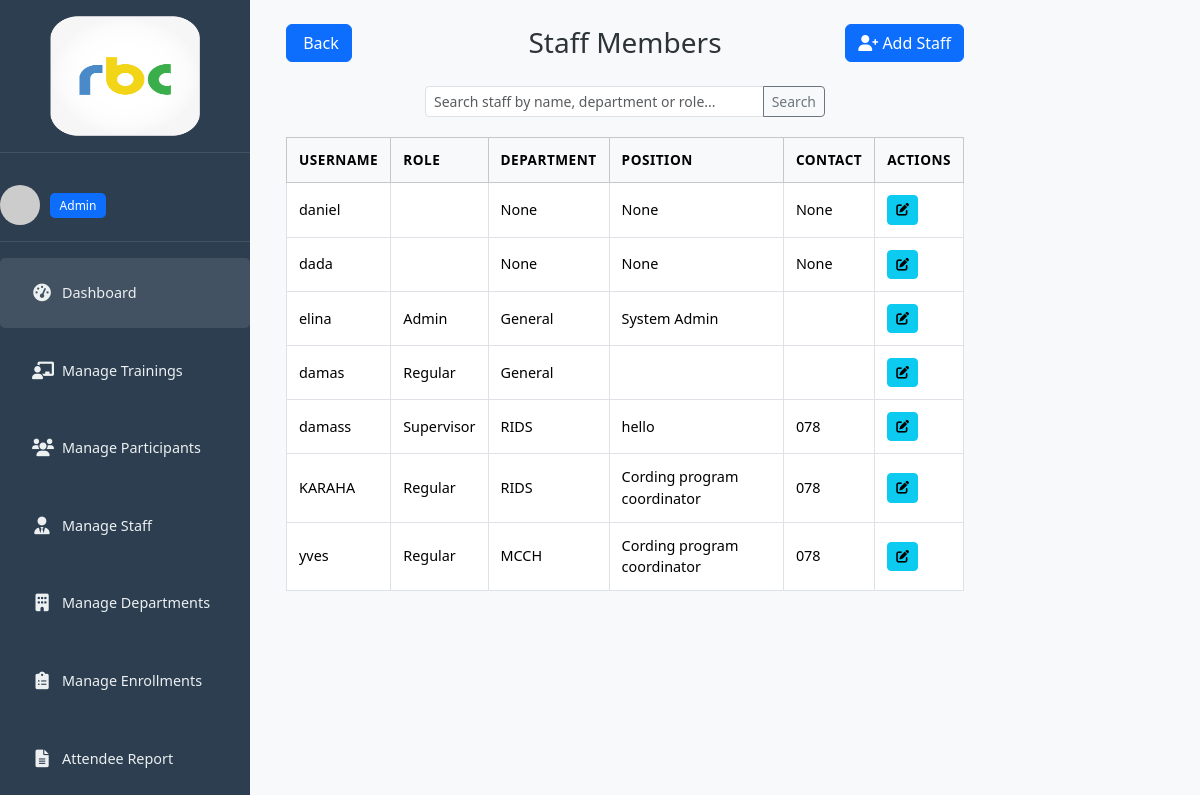
Screenshot of /staff/ (signed in) with the database file from the repository.
### trainings/models.py (models this page shows, shortened)
class Staff(models.Model):
    ROLE_CHOICES = (
        ('admin', 'Admin'),
        ('regular', 'Regular'),
        ('supervisor', 'Supervisor'),
    )
    user = models.OneToOneField(User, on_delete=models.CASCADE)
    role = models.CharField(max_length=10, choices=ROLE_CHOICES)
    department = models.ForeignKey(Department, on_delete=models.SET_NULL, null=True, blank=True)
    contact_number = models.CharField(max_length=15, blank=True, null=True)
    position = models.CharField(max_length=100, blank=True, null=True)
    active = models.BooleanField(default=True)

class Department(models.Model):
    name = models.CharField(max_length=100, unique=True)
    def __str__(self):
        return self.name

### trainings/views.py (the view, shortened to what this page needs)
# urls.py: path('staff/', views.staff_list, name='staff_list'),
@login_required
@admin_required
def staff_list(request):
    if request.user.staff.role != 'admin':
        return redirect('dashboard')
    query = request.GET.get('q')
    staff_members = Staff.objects.all()
    return render(request, 'trainings/staff_list.html', {
        'staff_members': staff_members,
        'staff':request.user.staff
        })

### trainings/utils.py (called while the page is built)
def admin_required(view_func):
    @wraps(view_func)
    def _wrapped_view(request, *args, **kwargs):
        if not request.user.is_authenticated or not hasattr(request.user, 'staff') or request.user.staff.role != 'admin':
            messages.error(request, "You do not have permission to access this page.")
            return redirect('dashboard')  # or redirect to a custom 'unauthorized' page
        return view_func(request, *args, **kwargs)
    return _wrapped_view

### trainings/templates/trainings/staff_list.html (shortened to what this page needs)
{% extends 'base.html' %}
{% load static %}
{% block content %}
<div class="d-flex">
  {% include 'trainings/sidebar.html' %}
  <div class="main-content px-4 pt-4 w-100">
    <div class="row align-items-center mb-4">
      <div class="col-md-4 text-start">
        <a href="{% url 'dashboard' %}" class="btn btn-primary">
           Back
        </a>
      </div>
      <div class="col-md-4 text-center">
        <h3 class="mb-0">Staff Members</h3>
      </div>
      <div class="col-md-4 text-end">
        <a href="{% url 'staff_create' %}" class="btn btn-primary">
          <i class="fas fa-user-plus"></i> Add Staff
        </a>
      </div>
    </div>
    <form method="get" class="mb-3 d-flex justify-content-center">
      <div class="input-group input-group-sm" style="max-width: 400px; width: 100%;">
        <input type="text" name="q" class="form-control" placeholder="Search staff by name, department or role..." value="{{ request.GET.q }}">
        <button class="btn btn-outline-secondary" type="submit">Search</button>
      </div>
    </form>
    {% if staff_members %}
    <div class="table-responsive">
      <table class="table table-bordered table-sm">
        <thead class="table-light">
          <tr>
            <th>Username</th>
            <th>Role</th>
            <th>Department</th>
            <th>Position</th>
            <th>Contact</th>
            <th>Actions</th>
          </tr>
        </thead>
        <tbody>
          {% for s in staff_members %}
          <tr>
            <td>{{ s.user.username }}</td>
            <td>{{ s.role|title }}</td>
            <td>{{ s.department }}</td>
            <td>{{ s.position }}</td>
            <td>{{ s.contact_number }}</td>
            <td>
              <a href="{% url 'staff_edit' s.pk %}" class="btn btn-sm btn-info">
                <i class="fas fa-edit"></i>
              </a>
            </td>
          </tr>
          {% endfor %}
        </tbody>
      </table>
    </div>
    {% else %}
    <div class="text-center py-4">
      <i class="fas fa-user-tie fa-3x text-muted mb-3"></i>
      <h4>No staff members found</h4>
      <p>Add a new staff member using the "Add Staff" button above.</p>
    </div>
    {% endif %}
  </div>
</div>
{% endblock %}

### trainings/templates/trainings/sidebar.html (shortened to what this page needs)
{% load static %}
<div class="sidebar">
  <div class="logo">
    <img src="{% static 'img/logo1.png' %}" alt="Logo" width="150" height="120">
  </div>
  <div class="user-info">
    <div class="avatar">
      <img src="https://via.placeholder.com/50" alt="User avatar">
    </div>
    <div class="user-details">
      <span class="badge bg-primary">{{ staff.role|title }}</span>
    </div>
  </div>
  <div class="menu">
    <ul>
      <li class="active">
        <a href="{% url 'dashboard' %}">
          <i class="fas fa-tachometer-alt"></i>
          <span>Dashboard</span>
        </a>
      </li>
      {% if staff.role == 'admin' %}
      <li>
        <a href="{% url 'training_list' %}">
          <i class="fas fa-chalkboard-teacher"></i>
          <span>Manage Trainings</span>
        </a>
      </li>
        <li>
          <a href="{% url 'participant_list' %}">
            <i class="fas fa-users"></i>
            <span>Manage Participants</span>
          </a>
        </li>
        <li>
          <a href="{% url 'staff_list' %}">
            <i class="fas fa-user-tie"></i>
            <span>Manage Staff</span>
          </a>
        </li>
        <li>
          <a href="{% url 'department_list' %}">
            <i class="fas fa-building"></i>
            <span>Manage Departments</span>
          </a>
        </li>
        <li>
          <a href="{% url 'enrollment_list' %}">
            <i class="fas fa-clipboard-list"></i>
            <span>Manage Enrollments</span>
          </a>
        </li>
        <li>
          <a href="{% url 'attendee_report' %}">
            <i class="fas fa-file-alt"></i>
            <span>Attendee Report</span>
          </a>
        </li>
      {% endif %}
    </ul>
  </div>
</div>

### trainings/static/css/main_admin.css (style rules this page uses)
:root { --primary-color: #6c5ce7; --secondary-color: #00b894; --danger-color: #ff7675; --warning-color: #fdcb6e; --text-color: #2d3436; --light-text: #636e72; --bg-color: #f5f6fa; --card-bg: #ffffff; --sidebar-bg: #2c3e50; --sidebar-text: #ecf0f1; }
body { background-color: var(--bg-color); color: var(--text-color); font-family: 'Segoe UI', Tahoma, Geneva, Verdana, sans-serif; margin: 0; padding: 0; }
.sidebar { width: 250px; min-height: 100vh; background-color: #2c3e50; color: #fff; position: sticky; top: 0; }
.logo { padding: 1rem 0; border-bottom: 1px solid rgba(255,255,255,0.1); margin-bottom: 1rem; text-align: center; }
.user-info { display: flex; align-items: center; padding: 1rem 0; border-bottom: 1px solid rgba(255,255,255,0.1); margin-bottom: 1rem; }
.avatar { width: 40px; height: 40px; border-radius: 50%; overflow: hidden; margin-right: 10px; }
.avatar img { width: 100%; height: 100%; object-fit: cover; }
.menu ul { list-style: none; padding: 0; margin: 0; }
.menu li { margin-bottom: 0.5rem; border-radius: 5px; transition: all 0.3s; }
.menu li.active, .menu li:hover { background-color: rgba(255,255,255,0.1); }
.menu li a, .menu li { display: flex; align-items: center; padding: 0.75rem 1rem; color: var(--sidebar-text); text-decoration: none; font-size: 0.9rem; }
.menu li i { margin-right: 10px; font-size: 1.1rem; width: 20px; text-align: center; }
.main-content { flex: 1; margin-left: 250px; padding: 1rem; }
.table { width: 100%; margin-bottom: 0; }
.table th { font-weight: 600; font-size: 0.85rem; text-transform: uppercase; letter-spacing: 0.5px; border-top: none; padding: 0.75rem; vertical-align: middle; }
.table td { padding: 0.75rem; vertical-align: middle; font-size: 0.9rem; }
.badge { padding: 0.4rem 0.6rem; font-size: 0.75rem; font-weight: 500; border-radius: 5px; }
.btn-sm { padding: 0.25rem 0.5rem; border-radius: 4px; font-size: 0.8rem; }
html, body { height: 100%; margin: 0; padding: 0; scroll-behavior: smooth; overflow-x: hidden; }
body { display: flex; flex-direction: column; }
.sidebar { position: fixed; left: 0; top: 0; height: 100vh; overflow-y: auto; z-index: 100; }
.main-content { margin-left: 250px; flex: 1; min-height: 100vh; padding: 1rem; overflow-y: auto; position: relative; top: 0; }
.main-content { padding-top: 20px; width: calc(100% - 250px); box-sizing: border-box; }
.top-nav, h1, h2, h3, h4 { margin-top: 0; padding-top: 0; }
.table-responsive { width: 100%; margin-top: 20px; }

### rows the page displays
Staff: role "Admin", user.username "elina", department "General", position "System Admin"
Staff: user.username "daniel", department "None", position "None", contact_number "None"
Staff: user.username "dada", department "None", position "None", contact_number "None"
Staff: user.username "damas", role "Regular", department "General"
Staff: user.username "damass", role "Supervisor", department "RIDS", position "hello", contact_number "078"
Staff: user.username "KARAHA", role "Regular", department "RIDS", position "Cording program coordinator", contact_number "078"
Staff: user.username "yves", role "Regular", department "MCCH", position "Cording program coordinator", contact_number "078"
